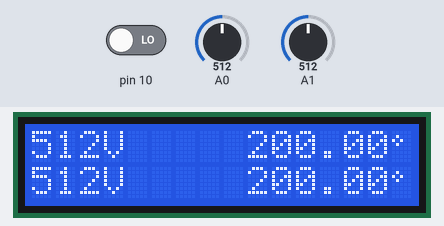
Bench run of a sketch on a simulated Arduino Uno, built with avr-gcc and run on an emulated ATmega328P. Parts: 16×2 character LCD. The test bench sets the inputs (shaded band); at power-on: A0 = 512, A1 = 512, pin 10 LOW.

Above: at 1.2 s.
1.3 s: A0 set to 716
At 2.5 s:
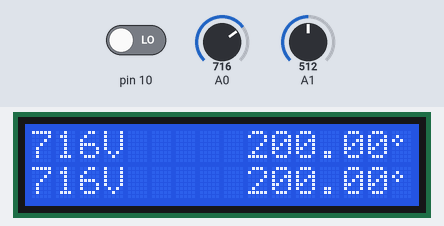
2.8 s: A1 set to 716
At 3.6 s:
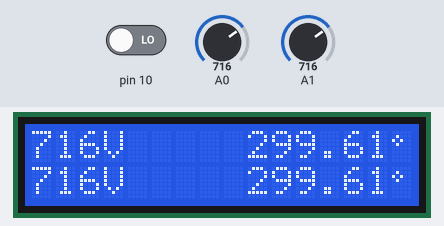
4.4 s: A0 set to 900
At 5.3 s:
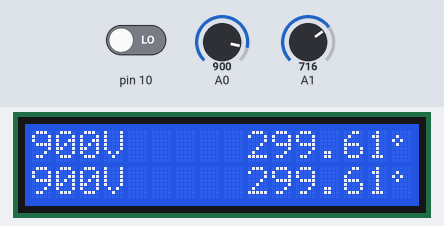
5.9 s: A1 set to 900
At 7.2 s:
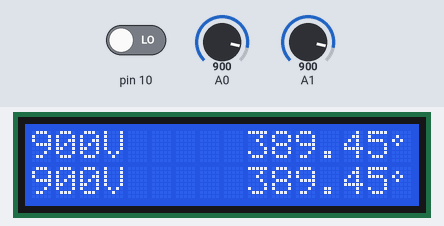
7.5 s: A0 set to 1023
At 8.0 s:
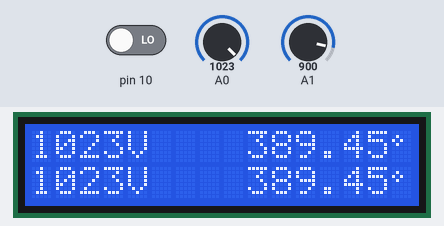
9.0 s: A1 set to 1023
At 10.2 s:
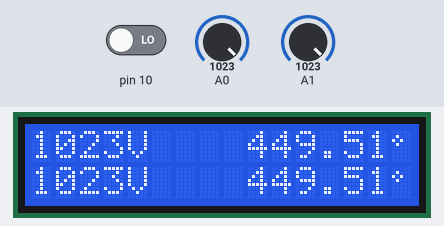
Timing chart, 0 to 11.6 s (numbered marks = the images above; inputs shaded):
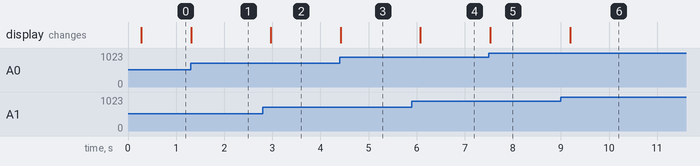

Measured:
- after the input at 1.3 s, the display: changes at once (image 1)
- after the input at 2.8 s, the display: changes after 0.17 s (image 2)
- after the input at 4.4 s, the display: changes at once (image 3)
- after the input at 5.9 s, the display: changes after 0.18 s (image 4)
- after the input at 7.5 s, the display: changes at once (image 5)
- after the input at 9.0 s, the display: changes after 0.19 s (image 6)

The sketch:

photoresistor_temp_sensor.ino
```cpp
#include <LiquidCrystal.h>

LiquidCrystal lcd(12, 11, 5, 4, 3, 2);

byte degree[8] = {
  0b00000,
  0b01000,
  0b10100,
  0b01000,
  0b00000,
  0b00000,
  0b00000,
  0b00000
};

int button;
int var;
int varMaximum;
float tempMaximum;

void setup() {
  lcd.begin(16, 2);
  lcd.createChar(0, degree);

  pinMode(A0, INPUT);
  pinMode(A1, INPUT);
  pinMode(2, OUTPUT);
  pinMode(3, OUTPUT);
  pinMode(4, OUTPUT);
  pinMode(5, OUTPUT);
  pinMode(11, OUTPUT);
  pinMode(12, OUTPUT);
  pinMode(10, INPUT);
}

void loop() {
  var = analogRead(A0);
  button = digitalRead(10);

  float temp = (((analogRead(A1) * 5.0)/1024)-0.5)/0.01;

  if(var > varMaximum){
    varMaximum = var;
  } else if(temp > tempMaximum){
    tempMaximum = temp;
  }

  if(button == HIGH){
    varMaximum = var;
    tempMaximum = temp;
  }

  lcd.clear();

  lcd.setCursor(0,0);
  lcd.print(var);
  lcd.print("V");
  lcd.setCursor(0,1);
  lcd.print(varMaximum);
  lcd.print("V");

  lcd.setCursor(9,0);
  lcd.print(temp);
  lcd.write((byte)0);
  lcd.print("C");

  lcd.setCursor(9,1);
  lcd.print(tempMaximum);
  lcd.write((byte)0);
  lcd.print("C");

  delay(200);

}
 
```
